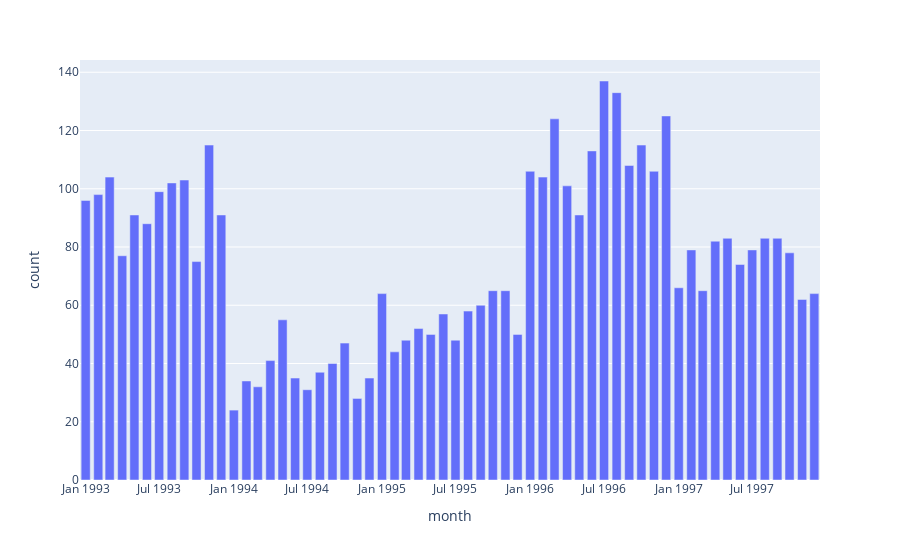

Notebook code for this chart:
### Code cell
fig = px.bar(df, x='month', y='count')
fig.show()
